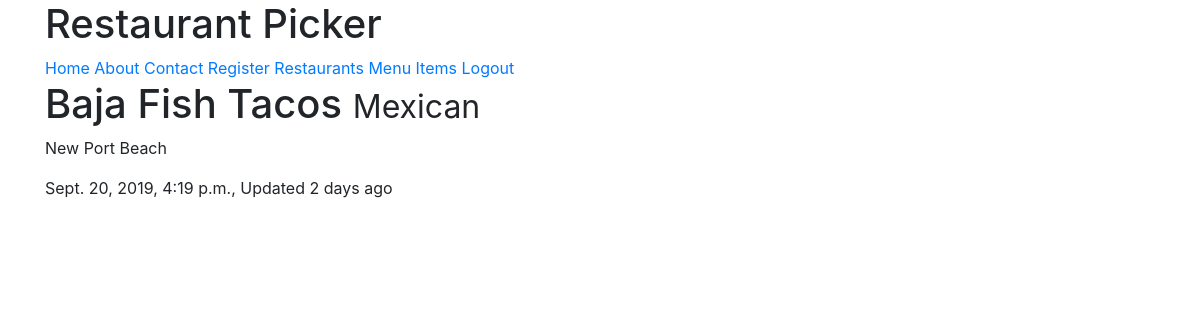
/restaurants/baja-fish-tacos/ (signed in), run on the app's committed database.
### restaurants/models.py (models this page shows, shortened)
class RestaurantLocation(models.Model):
    owner       = models.ForeignKey(
                    User,
                    on_delete = models.CASCADE,
                )
    name        = models.CharField(max_length = 120)
    location    = models.CharField(max_length = 120, null=True, blank=True)
    category    = models.CharField(max_length = 120, null=True, blank=True,validators=[validate_category])
    timestamp   = models.DateTimeField(auto_now_add=True, null=True)
    updated     = models.DateTimeField(auto_now=True)
    slug        = models.SlugField(null=True, blank=True)
    objects = RestaurantLocationManager() #Model.objects.all()

### restaurants/views.py (the view)
# urls.py: path('<slug>/',RestaurantDetailView.as_view(),name='detail'),
class RestaurantDetailView(LoginRequiredMixin, DetailView):
    def get_queryset(self):
        return RestaurantLocation.objects.filter(owner=self.request.user)

### restaurants/models.py (called while the page is built)
    def get_queryset(self):
        return RestaurantLocationQuerySet(self.model,using=self._db)

### restaurants/templates/restaurants/restaurantlocation_detail.html (shortened to what this page needs)
{% extends 'base.html' %}
{% block content %}
<h1>{{ object.name }} <small>{{ object.category }}</small></h1>
<p>{{ object.location }}</p>
<p>{{object.timestamp}}, Updated {{ object.updated|timesince }} ago
{% endblock content %}

### data on the page
RestaurantLocation: name "Baja Fish Tacos", category "Mexican", location "New Port Beach", timestamp "Sept. 20, 2019, 4:19 p.m.", updated "2 days"
